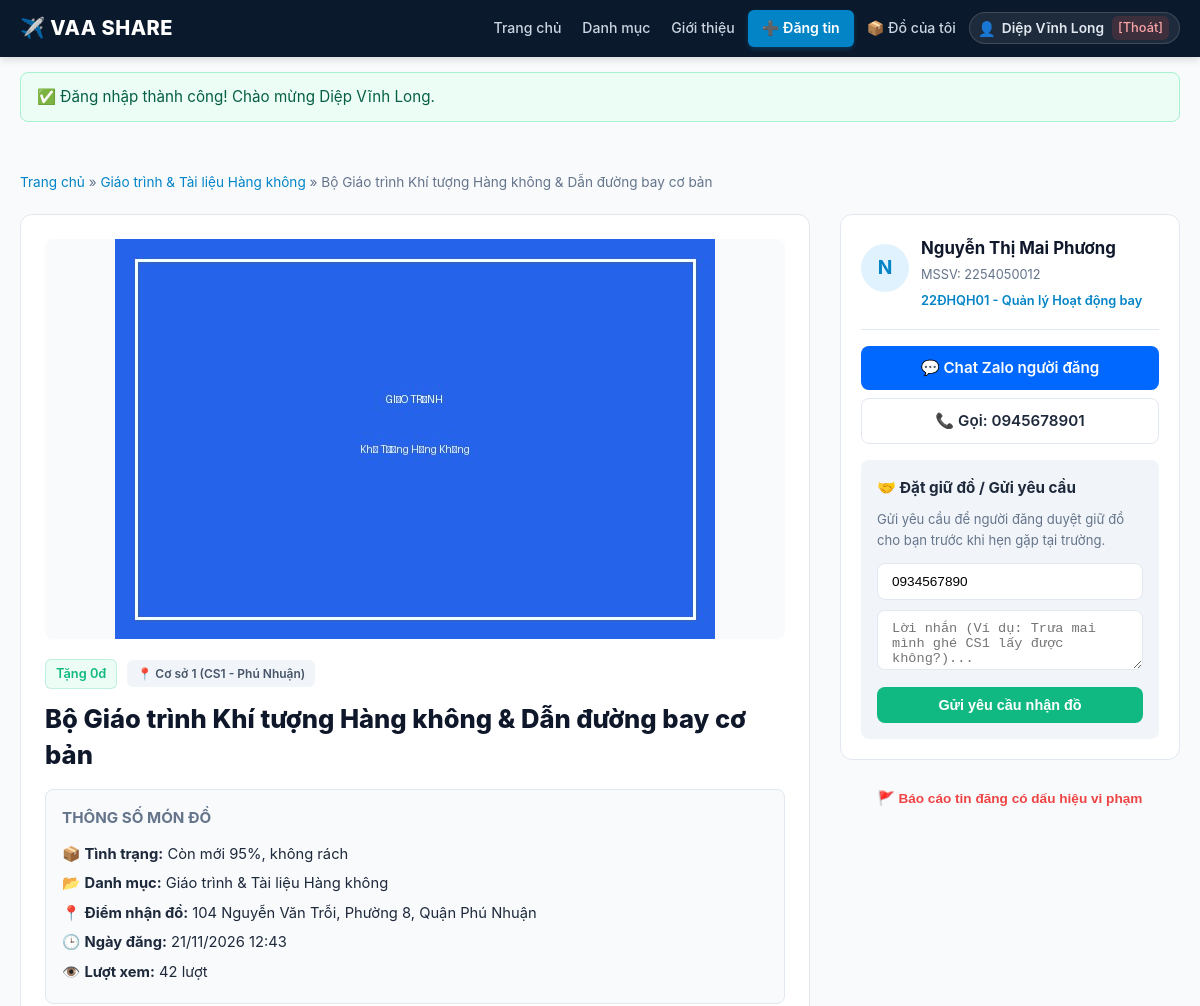
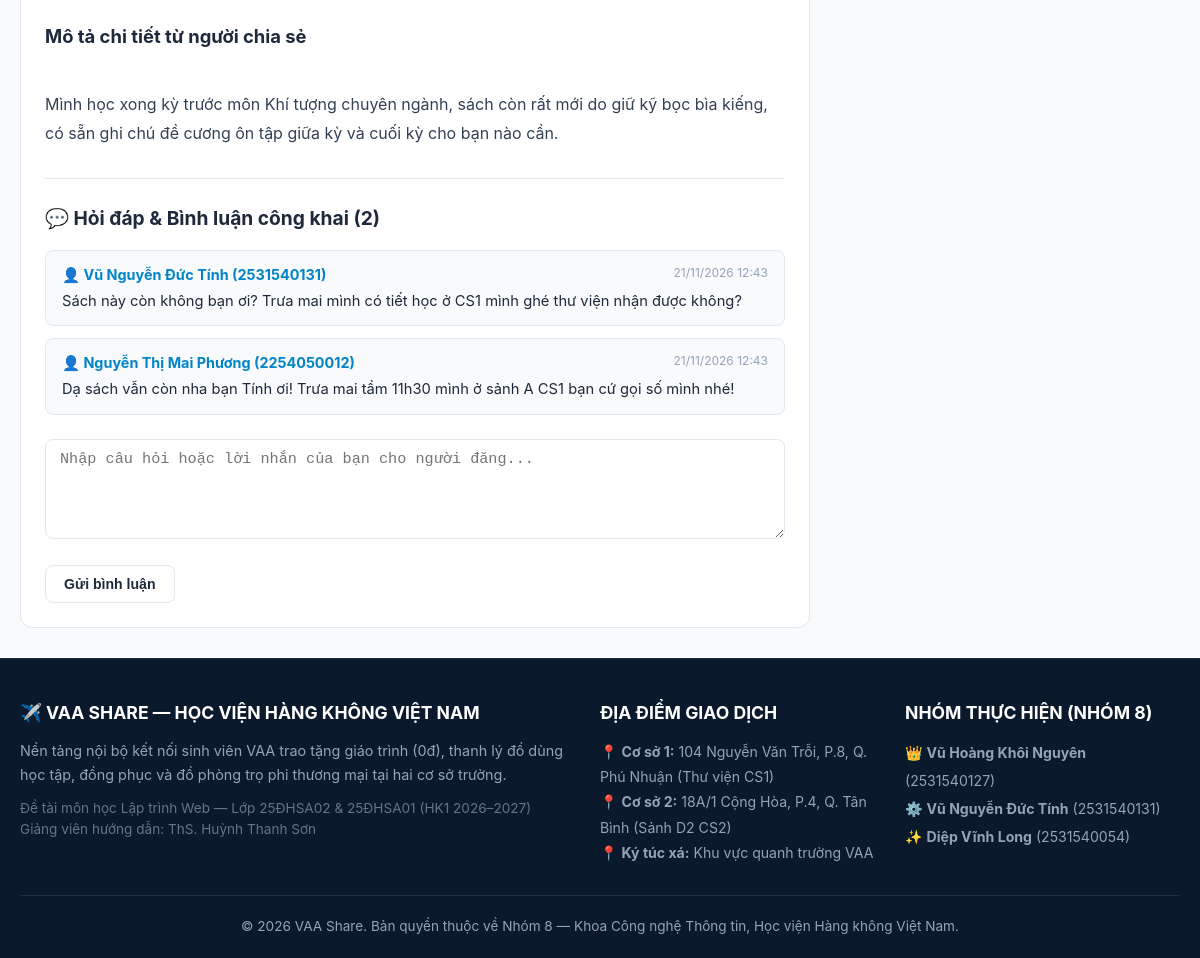
/detail.php?id=1 (signed in), run on the app's committed database (2 pictures, top to bottom).
### tables this page shows
CREATE TABLE `do_dung` (
  `id` INT AUTO_INCREMENT PRIMARY KEY,
  `nguoi_dung_id` INT NOT NULL,
  `danh_muc_id` INT NOT NULL,
  `dia_diem_id` INT NOT NULL,
  `tieu_de` VARCHAR(255) NOT NULL,
  `mo_ta` TEXT NOT NULL,
  `hinh_thuc` ENUM('Tang mien phi', 'Thanh ly') DEFAULT 'Tang mien phi',
  `gia` INT DEFAULT 0,
  `tinh_trang` VARCHAR(100) DEFAULT 'Còn rất tốt (trên 90%)',
  `hinh_anh` VARCHAR(255) DEFAULT 'default_item.jpg',
  `trang_thai` ENUM('Cho duyet', 'Da duyet', 'Dang giao dich', 'Hoan thanh', 'Da an') DEFAULT 'Cho duyet',
  `luot_xem` INT DEFAULT 0,
  `ngay_dang` TIMESTAMP DEFAULT CURRENT_TIMESTAMP,
  `ngay_cap_nhat` TIMESTAMP DEFAULT CURRENT_TIMESTAMP ON UPDATE CURRENT_TIMESTAMP,
  CONSTRAINT `fk_dodung_nguoidung` FOREIGN KEY (`nguoi_dung_id`) REFERENCES `nguoi_dung` (`id`) ON DELETE CASCADE,
  CONSTRAINT `fk_dodung_danhmuc` FOREIGN KEY (`danh_muc_id`) REFERENCES `danh_muc` (`id`) ON DELETE RESTRICT,
  CONSTRAINT `fk_dodung_diadiem` FOREIGN KEY (`dia_diem_id`) REFERENCES `dia_diem` (`id`) ON DELETE RESTRICT
);

CREATE TABLE `danh_muc` (
  `id` INT AUTO_INCREMENT PRIMARY KEY,
  `ten_danh_muc` VARCHAR(100) NOT NULL,
  `mo_ta` VARCHAR(255) DEFAULT NULL,
  `icon` VARCHAR(50) DEFAULT 'book',
  `thu_tu` INT DEFAULT 0
);

CREATE TABLE `dia_diem` (
  `id` INT AUTO_INCREMENT PRIMARY KEY,
  `ten_dia_diem` VARCHAR(100) NOT NULL,
  `dia_chi` VARCHAR(255) NOT NULL,
  `ghi_chu` VARCHAR(255) DEFAULT NULL
);

CREATE TABLE `binh_luan` (
  `id` INT AUTO_INCREMENT PRIMARY KEY,
  `do_dung_id` INT NOT NULL,
  `nguoi_dung_id` INT NOT NULL,
  `noi_dung` TEXT NOT NULL,
  `ngay_dang` TIMESTAMP DEFAULT CURRENT_TIMESTAMP,
  CONSTRAINT `fk_binhluan_dodung` FOREIGN KEY (`do_dung_id`) REFERENCES `do_dung` (`id`) ON DELETE CASCADE,
  CONSTRAINT `fk_binhluan_nguoidung` FOREIGN KEY (`nguoi_dung_id`) REFERENCES `nguoi_dung` (`id`) ON DELETE CASCADE
);

CREATE TABLE `nguoi_dung` (
  `id` INT AUTO_INCREMENT PRIMARY KEY,
  `mssv` VARCHAR(20) NOT NULL UNIQUE,
  `ho_ten` VARCHAR(100) NOT NULL,
  `email` VARCHAR(100) NOT NULL UNIQUE,
  `mat_khau` VARCHAR(255) NOT NULL,
  `so_dien_thoai` VARCHAR(20) NOT NULL,
  `zalo` VARCHAR(50) DEFAULT NULL,
  `khoa_lop` VARCHAR(100) DEFAULT 'K25 - Học viện Hàng không',
  `vai_tro` ENUM('Sinh vien', 'Giang vien', 'Admin') DEFAULT 'Sinh vien',
  `trang_thai` ENUM('Hoat dong', 'Bi khoa') DEFAULT 'Hoat dong',
  `ngay_tao` TIMESTAMP DEFAULT CURRENT_TIMESTAMP
);

### includes/auth.php (called while the page is built, shortened)
<?php
function current_user() {
    return $_SESSION['user'] ?? null;
}

### detail.php (the view, shortened to what this page needs)
<?php
require_once __DIR__ . '/includes/auth.php';
require_once __DIR__ . '/includes/functions.php';
$itemId = (int) ($_GET['id'] ?? 0);
$item = get_item_by_id($itemId);
$comments = get_comments_by_item($itemId);
require_once __DIR__ . '/includes/header.php';
?>
<div class="container" style="padding: 30px 20px;">
  <div style="font-size:0.85rem; color:var(--vaa-muted); margin-bottom:16px;">
    <a href="<?php echo BASE_URL; ?>/index.php">Trang chủ</a> &raquo;
    <a href="<?php echo BASE_URL; ?>/listing.php?danh_muc_id=<?php echo $item['danh_muc_id']; ?>"><?php echo e($item['ten_danh_muc']); ?></a> &raquo;
    <span><?php echo e($item['tieu_de']); ?></span>
  </div>
  <div class="detail-layout">
    <main class="detail-main">
      <div class="detail-img-wrap">
        <img src="<?php echo BASE_URL; ?>/uploads/<?php echo e($item['hinh_anh']); ?>" alt="<?php echo e($item['tieu_de']); ?>" class="detail-img">
      </div>
      <div style="display:flex; gap:10px; align-items:center; margin-bottom:12px;">
        <?php echo format_price($item['gia']); ?>
        <span class="badge badge-campus">📍 <?php echo e($item['ten_dia_diem']); ?></span>
      </div>
      <h1 style="font-size:1.6rem; font-weight:800; color:var(--vaa-dark); margin-bottom:16px; line-height:1.4;">
        <?php echo e($item['tieu_de']); ?>
      </h1>
      <div style="background:#f8fafc; border:1px solid var(--vaa-border); border-radius:8px; padding:16px; margin-bottom:24px;">
        <h3 style="font-size:0.95rem; text-transform:uppercase; color:var(--vaa-muted); margin-bottom:10px;">Thông số món đồ</h3>
        <ul style="list-style:none; font-size:0.92rem; line-height:2;">
          <li>📦 <strong>Tình trạng:</strong> <?php echo e($item['tinh_trang']); ?></li>
          <li>📂 <strong>Danh mục:</strong> <?php echo e($item['ten_danh_muc']); ?></li>
          <li>📍 <strong>Điểm nhận đồ:</strong> <?php echo e($item['dia_chi']); ?></li>
          <li>🕒 <strong>Ngày đăng:</strong> <?php echo date('d/m/Y H:i', strtotime($item['ngay_dang'])); ?></li>
          <li>👁️ <strong>Lượt xem:</strong> <?php echo (int) $item['luot_xem']; ?> lượt</li>
        </ul>
      </div>
      <div style="margin-bottom:30px;">
        <h3 style="font-size:1.15rem; font-weight:700; margin-bottom:10px;">Mô tả chi tiết từ người chia sẻ</h3>
        <div style="font-size:1rem; line-height:1.8; color:#334155; white-space:pre-line;">
          <?php echo e($item['mo_ta']); ?>
        </div>
      </div>
      <section style="border-top:1px solid var(--vaa-border); padding-top:24px; margin-top:30px;">
        <h3 style="font-size:1.2rem; font-weight:700; margin-bottom:16px;">💬 Hỏi đáp & Bình luận công khai (<?php echo count($comments); ?>)</h3>
        <div style="display:flex; flex-direction:column; gap:12px; margin-bottom:24px;">
          <?php if (empty($comments)): ?>
            <p style="color:var(--vaa-muted); font-size:0.9rem;">Chưa có bình luận nào. Hãy là người đầu tiên đặt câu hỏi cho người đăng!</p>
          <?php else: ?>
            <?php foreach ($comments as $c): ?>
              <div style="background:#f8fafc; border:1px solid var(--vaa-border); border-radius:8px; padding:12px 16px;">
                <div style="display:flex; justify-content:space-between; margin-bottom:4px;">
                  <strong style="color:var(--vaa-blue); font-size:0.9rem;">👤 <?php echo e($c['ho_ten']); ?> (<?php echo e($c['mssv']); ?>)</strong>
                  <span style="font-size:0.75rem; color:#94a3b8;"><?php echo date('d/m/Y H:i', strtotime($c['ngay_dang'])); ?></span>
                </div>
                <p style="font-size:0.92rem; color:var(--vaa-text); margin:0;"><?php echo e($c['noi_dung']); ?></p>
              </div>
            <?php endforeach; ?>
          <?php endif; ?>
        </div>
        <?php if ($currentUser): ?>
          <form action="<?php echo BASE_URL; ?>/detail.php?id=<?php echo $itemId; ?>" method="POST">
            <div class="form-group">
              <textarea name="noi_dung" class="form-control" rows="3" placeholder="Nhập câu hỏi hoặc lời nhắn của bạn cho người đăng..." required></textarea>
            </div>
            <button type="submit" class="btn btn-outline" style="font-size:0.88rem;">Gửi bình luận</button>
          </form>
        <?php else: ?>
          <div style="background:#fffbeb; border:1px solid #fef3c7; padding:12px; border-radius:8px; font-size:0.9rem;">
            ℹ️ Vui lòng <a href="<?php echo BASE_URL; ?>/login.php" style="font-weight:700;">đăng nhập</a> để tham gia hỏi đáp dưới bài đăng này.
          </div>
        <?php endif; ?>
      </section>
    </main>
    <aside class="detail-sidebar">
      <div class="sidebar-box">
        <div style="display:flex; gap:12px; align-items:center;">
          <div class="seller-avatar">
            <?php echo mb_substr($item['ho_ten'], 0, 1, 'UTF-8'); ?>
          </div>
          <div>
            <h4 style="font-size:1.05rem; font-weight:700; color:var(--vaa-dark);"><?php echo e($item['ho_ten']); ?></h4>
            <span style="font-size:0.8rem; color:var(--vaa-muted);">MSSV: <?php echo e($item['mssv']); ?></span><br>
            <span style="font-size:0.8rem; color:var(--vaa-blue); font-weight:600;"><?php echo e($item['khoa_lop']); ?></span>
          </div>
        </div>
        <hr style="border:0; border-top:1px solid var(--vaa-border); margin:16px 0;">
        <a href="https://zalo.me/<?php echo urlencode($item['zalo'] ?: $item['so_dien_thoai']); ?>" target="_blank" class="btn btn-primary btn-block" style="background:#0068ff; margin-bottom:8px;">
          💬 Chat Zalo người đăng
        </a>
        <a href="tel:<?php echo e($item['so_dien_thoai']); ?>" class="btn btn-outline btn-block" style="margin-bottom:16px;">
          📞 Gọi: <?php echo e($item['so_dien_thoai']); ?>
        </a>
        <div style="background:#f1f5f9; padding:16px; border-radius:8px;">
          <h4 style="font-size:0.95rem; font-weight:700; margin-bottom:8px;">🤝 Đặt giữ đồ / Gửi yêu cầu</h4>
          <p style="font-size:0.82rem; color:var(--vaa-muted); margin-bottom:12px;">
            Gửi yêu cầu để người đăng duyệt giữ đồ cho bạn trước khi hẹn gặp tại trường.
          </p>
          <?php if ($currentUser): ?>
            <?php if ($currentUser['id'] === (int)$item['nguoi_dung_id']): ?>
              <p style="font-size:0.85rem; color:#0369a1; font-style:italic;">(Đây là tin đăng của chính bạn)</p>
            <?php else: ?>
              <form action="<?php echo BASE_URL; ?>/detail.php?id=<?php echo $itemId; ?>" method="POST">
                <div class="form-group" style="margin-bottom:10px;">
                  <input type="text" name="sdt_lien_he" value="<?php echo e($currentUser['so_dien_thoai']); ?>" class="form-control" style="font-size:0.85rem;" placeholder="SĐT / Zalo của bạn" required>
                </div>
                <div class="form-group" style="margin-bottom:10px;">
                  <textarea name="loi_nhan" class="form-control" style="font-size:0.85rem; min-height:60px;" placeholder="Lời nhắn (Ví dụ: Trưa mai mình ghé CS1 lấy được không?)..."></textarea>
                </div>
                <button type="submit" class="btn btn-success btn-block" style="font-size:0.9rem;">Gửi yêu cầu nhận đồ</button>
              </form>
            <?php endif; ?>
          <?php else: ?>
            <a href="<?php echo BASE_URL; ?>/login.php" class="btn btn-outline btn-block" style="font-size:0.85rem;">Đăng nhập để đặt nhận đồ</a>
          <?php endif; ?>
        </div>
      </div>
      <div style="text-align:center;">
        <button onclick="document.getElementById('reportModal').style.display='block'" class="btn btn-outline" style="border:none; color:#ef4444; font-size:0.85rem;">
          🚩 Báo cáo tin đăng có dấu hiệu vi phạm
        </button>
      </div>
    </aside>
  </div>
</div>
<?php require_once __DIR__ . '/includes/footer.php'; ?>

### assets/css/style.css (style rules this page uses)
:root { --vaa-blue: #0284c7; --vaa-blue-hover: #0369a1; --vaa-navy: #0b192c; --vaa-dark: #0f172a; --vaa-bg: #f8fafc; --vaa-card: #ffffff; --vaa-border: #e2e8f0; --vaa-text: #1e293b; --vaa-muted: #64748b; --vaa-free: #10b981; --vaa-free-bg: #ecfdf5; --vaa-price: #f59e0b; --vaa-price-bg: #fffbeb; --vaa-radius: 12px; --vaa-shadow: 0 4px 6px -1px rgba(0, 0, 0, 0.05), 0 2px 4px -2px rgba(0, 0, 0, 0.05); --vaa-shadow-lg: 0 10px 15px -3px rgba(0, 0, 0, 0.08), 0 4px 6px -4px rgba(0, 0, 0, 0.04); }
* { box-sizing: border-box; margin: 0; padding: 0; }
body { font-family: -apple-system, BlinkMacSystemFont, "Segoe UI", Roboto, "Helvetica Neue", Arial, sans-serif; background-color: var(--vaa-bg); color: var(--vaa-text); line-height: 1.6; min-height: 100vh; display: flex; flex-direction: column; }
a { color: var(--vaa-blue); text-decoration: none; transition: all 0.2s ease; }
.container { width: 100%; max-width: 1200px; margin: 0 auto; padding: 0 20px; }
.badge { display: inline-block; padding: 4px 10px; border-radius: 6px; font-size: 0.8rem; font-weight: 600; }
.badge-campus { background: #f1f5f9; color: #475569; font-size: 0.75rem; }
.btn { display: inline-flex; align-items: center; justify-content: center; gap: 8px; padding: 10px 18px; border-radius: 8px; font-size: 0.95rem; font-weight: 600; cursor: pointer; border: none; transition: all 0.2s; text-decoration: none; }
.btn-primary { background: var(--vaa-blue); color: #fff; }
.btn-success { background: #10b981; color: #fff; }
.btn-outline { background: transparent; border: 1px solid var(--vaa-border); color: var(--vaa-text); }
.btn-block { width: 100%; }
.detail-layout { display: grid; grid-template-columns: 1fr 340px; gap: 30px; margin-top: 20px; }
.detail-main { background: var(--vaa-card); border: 1px solid var(--vaa-border); border-radius: var(--vaa-radius); overflow: hidden; padding: 24px; }
.detail-img-wrap { width: 100%; max-height: 400px; border-radius: 8px; overflow: hidden; background: #f8fafc; margin-bottom: 20px; }
.detail-img { width: 100%; height: auto; max-height: 400px; object-fit: contain; }
.detail-sidebar { display: flex; flex-direction: column; gap: 20px; }
.sidebar-box { background: var(--vaa-card); border: 1px solid var(--vaa-border); border-radius: var(--vaa-radius); padding: 20px; }
.seller-avatar { width: 48px; height: 48px; border-radius: 50%; background: #e0f2fe; color: var(--vaa-blue); font-weight: 700; display: flex; align-items: center; justify-content: center; font-size: 1.2rem; margin-bottom: 12px; }
.form-group { margin-bottom: 18px; }
.form-control { width: 100%; padding: 10px 14px; border: 1px solid var(--vaa-border); border-radius: 8px; font-size: 0.95rem; outline: none; transition: border-color 0.2s; background: #fff; }
textarea.form-control { resize: vertical; min-height: 100px; }

### data on the page
do_dung: danh_muc.ten_danh_muc "Giáo trình & Tài liệu Hàng không", tieu_de "Bộ Giáo trình Khí tượng Hàng không & Dẫn đường bay cơ bản", hinh_anh (picture), dia_diem.ten_dia_diem "Cơ sở 1 (CS1 - Phú Nhuận)", tinh_trang "Còn mới 95%, không rách", dia_diem.dia_chi "104 Nguyễn Văn Trỗi, Phường 8, Quận Phú Nhuận", ngay_dang "21/11/2026 12:43", luot_xem "42", mo_ta "Mình học xong kỳ trước môn Khí tượng chuyên ngành, sách còn rất mới do giữ kỹ bọc bìa kiếng, có sẵn ghi chú đề cương ôn tập giữa kỳ và cuối kỳ cho bạn nào cần.", nguoi_dung.ho_ten "N", nguoi_dung.ho_ten "Nguyễn Thị Mai Phương", nguoi_dung.mssv "2254050012", nguoi_dung.khoa_lop "22ĐHQH01 - Quản lý Hoạt động bay", nguoi_dung.so_dien_thoai "0945678901"
binh_luan: nguoi_dung.ho_ten "Vũ Nguyễn Đức Tính", nguoi_dung.mssv "2531540131", ngay_dang "21/11/2026 12:43", noi_dung "Sách này còn không bạn ơi? Trưa mai mình có tiết học ở CS1 mình ghé thư viện nhận được không?"
binh_luan: nguoi_dung.ho_ten "Nguyễn Thị Mai Phương", nguoi_dung.mssv "2254050012", ngay_dang "21/11/2026 12:43", noi_dung "Dạ sách vẫn còn nha bạn Tính ơi! Trưa mai tầm 11h30 mình ở sảnh A CS1 bạn cứ gọi số mình nhé!"

### other printed values
$currentUser['ho_ten'] "Diệp Vĩnh Long"
$_SESSION['flash_success'] "Đăng nhập thành công! Chào mừng Diệp Vĩnh Long."
count($comments) "2"
